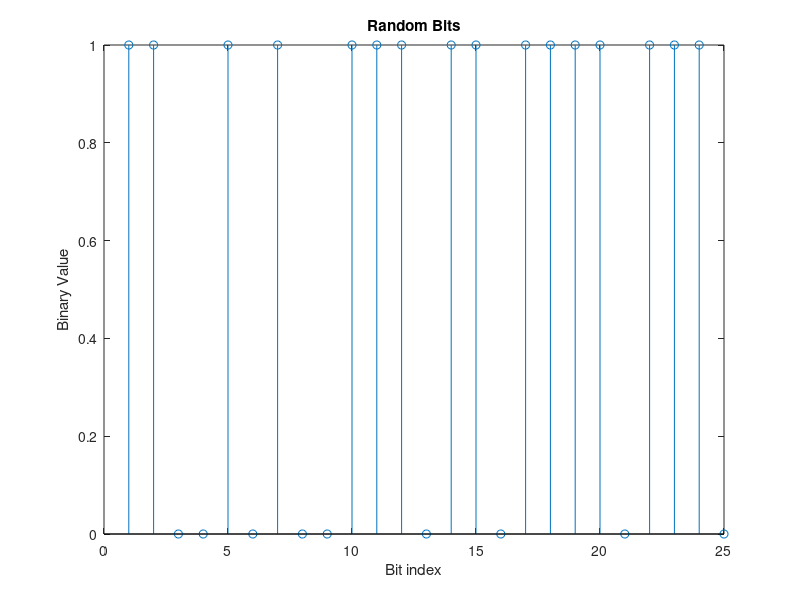
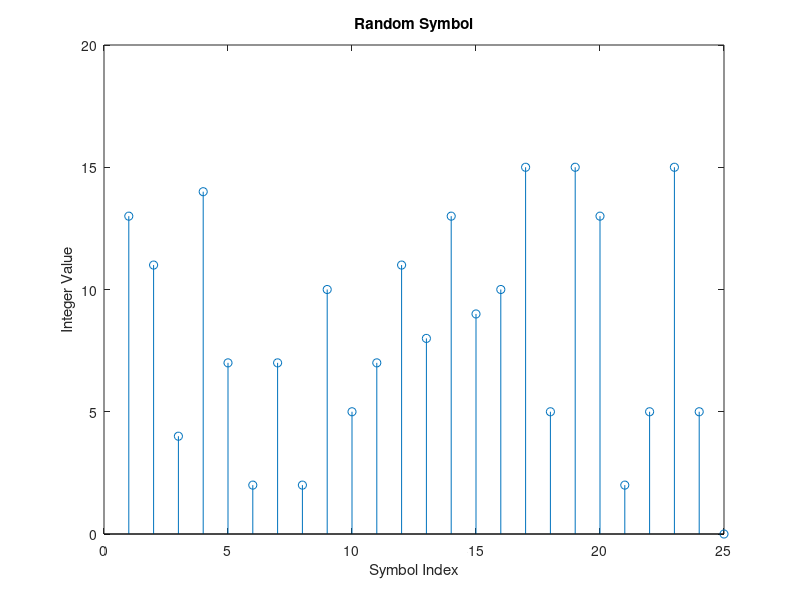
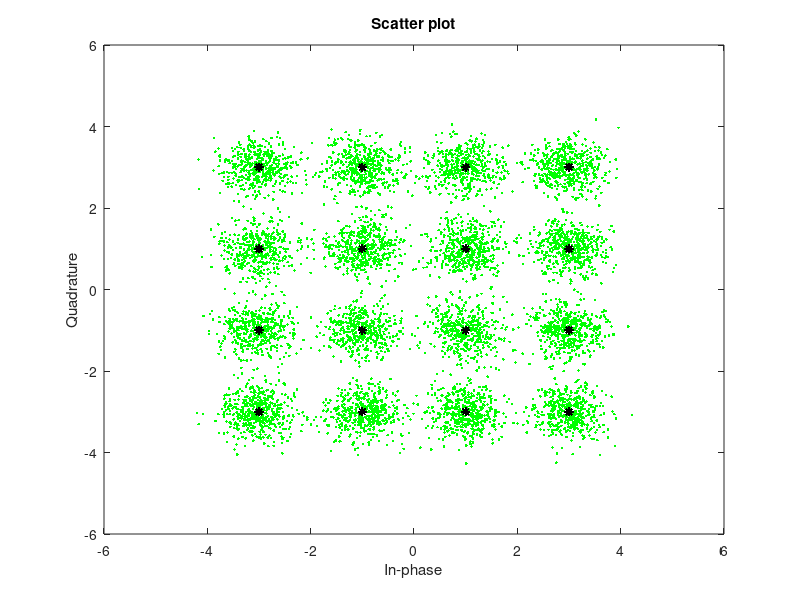

Reproduce these figures in MATLAB, in order.
close all;

rng default;
n = 30000;
dataIn = randi([0,1],n,1);

stem(dataIn(1:25));
title('Random Bits');
xlabel('Bit index');
ylabel('Binary Value');

k = 4;
dataInMatrix = reshape(dataIn,length(dataIn)/k,k);
dataSymbolsIn = bi2de(dataInMatrix);

figure;
stem(dataSymbolsIn(1:25));
title('Random Symbol');
xlabel('Symbol Index');
ylabel('Integer Value');

M = 16;
dataMod = qammod(dataSymbolsIn,M,'bin');
dataModG = qammod(dataSymbolsIn,M);

EbN0 = 10;
numSamplesPerSymbol = 1;
snr = EbN0 + 10*log10(k) - 10*log10(numSamplesPerSymbol)
%snr = 100

receivedSignal = awgn(dataMod,snr,'measured');
receivedSignalG = awgn(dataModG,snr,'measured');


%sPlotFig = scatterplot(dataMod,1,0,'g.');
sPlotFig = scatterplot(receivedSignal,1,0,'green.');
hold on
scatterplot(dataMod,1,0,'black*',sPlotFig);



